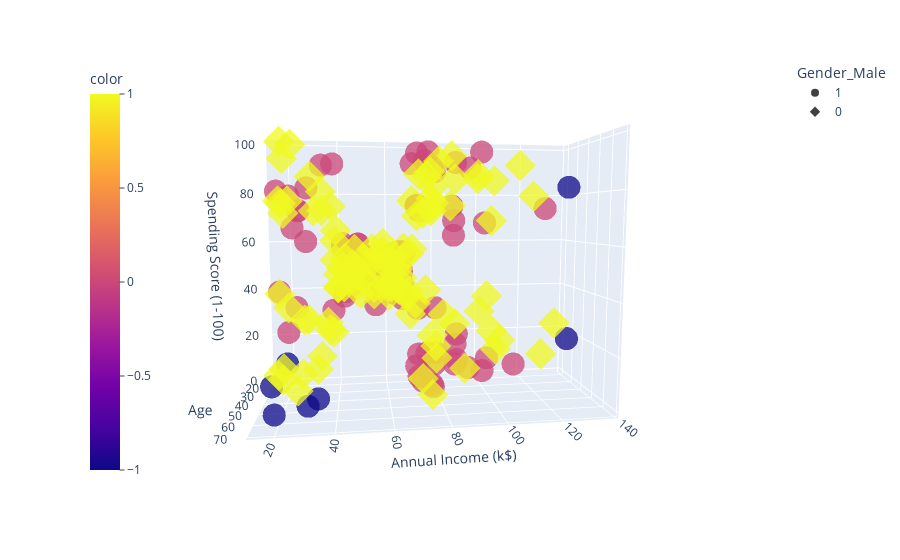

Write notebook code for a chart like this one.
### Code cell
import plotly.express as px
fig = px.scatter_3d(df, x='Age', y='Annual Income (k$)', z='Spending Score (1-100)', color=dbscan.labels_, symbol='Gender_Male', opacity=0.75)
fig.update_layout(coloraxis_colorbar=dict(yanchor="top", y=1, x=0, ticks="outside"))
# fig.show()

### Figure 1 — Plotly figure (JSON) as saved in the notebook; plotly's stock layout.template omitted (floating-point values rounded to 4 significant figures)
{"data": [{"hovertemplate": "Gender_Male=1<br>Age=%{x}<br>Annual Income (k$)=%{y}<br>Spending Score (1-100)=%{z}<br>color=%{marker.color}<extra></extra>", "legendgroup": "1", "marker": {"color": [0, 0, -1, -1, -1, 0, 0, 0, 0, 0, 0, 0, 0, -1, -1, 0, 0, 0, 0, 0, 0, 0, 0, 0, 0, 0, 0, 0, 0, 0, 0, 0, 0, 0, 0, 0, 0, 0, 0, 0, 0, 0, 0, 0, 0, 0, 0, 0, 0, 0, 0, 0, 0, 0, 0, 0, 0, 0, 0, 0, 0, 0, 0, 0, 0, 0, 0, 0, 0, 0, 0, 0, 0, 0, 0, 0, 0, 0, 0, 0, 0, 0, 0, 0, 0, 0, -1, -1], "coloraxis": "coloraxis", "opacity": 0.75, "symbol": "circle"}, "mode": "markers", "name": "1", "scene": "scene", "showlegend": true, "type": "scatter3d", "x": [19, 21, 64, 67, 37, 22, 20, 52, 35, 25, 31, 29, 35, 60, 53, 18, 24, 48, 33, 59, 47, 69, 53, 70, 19, 63, 18, 19, 70, 59, 26, 40, 57, 38, 67, 48, 18, 48, 24, 48, 20, 67, 26, 49, 54, 68, 66, 65, 19, 27, 39, 43, 40, 59, 38, 47, 39, 20, 32, 19, 32, 25, 28, 48, 34, 43, 39, 37, 34, 19, 50, 42, 32, 40, 28, 36, 36, 58, 27, 59, 35, 46, 30, 28, 33, 32, 32, 30], "y": [15, 15, 19, 19, 20, 20, 21, 23, 24, 24, 25, 28, 28, 30, 33, 33, 38, 39, 42, 43, 43, 44, 46, 46, 46, 48, 48, 48, 49, 54, 54, 54, 54, 54, 54, 54, 59, 60, 60, 61, 61, 62, 62, 62, 63, 63, 63, 63, 64, 67, 69, 71, 71, 71, 71, 71, 71, 73, 73, 74, 75, 77, 77, 77, 78, 78, 78, 78, 78, 81, 85, 86, 87, 87, 87, 87, 87, 88, 88, 93, 93, 98, 99, 101, 113, 126, 137, 137], "z": [39, 81, 3, 14, 13, 79, 66, 29, 35, 73, 73, 82, 61, 4, 4, 92, 92, 36, 60, 60, 41, 46, 46, 56, 55, 51, 59, 59, 55, 47, 54, 48, 51, 55, 41, 46, 41, 49, 52, 42, 49, 59, 55, 56, 46, 43, 48, 52, 46, 56, 91, 35, 95, 11, 75, 9, 75, 5, 73, 10, 93, 12, 97, 36, 90, 17, 88, 1, 1, 5, 26, 20, 63, 13, 75, 10, 92, 15, 69, 14, 90, 15, 97, 68, 8, 74, 18, 83]}, {"hovertemplate": "Gender_Male=0<br>Age=%{x}<br>Annual Income (k$)=%{y}<br>Spending Score (1-100)=%{z}<br>color=%{marker.color}<extra></extra>", "legendgroup": "0", "marker": {"color": [1, 1, 1, 1, 1, 1, 1, 1, 1, 1, 1, 1, 1, 1, 1, 1, 1, 1, 1, 1, 1, 1, 1, 1, 1, 1, 1, 1, 1, 1, 1, 1, 1, 1, 1, 1, 1, 1, 1, 1, 1, 1, 1, 1, 1, 1, 1, 1, 1, 1, 1, 1, 1, 1, 1, 1, 1, 1, 1, 1, 1, 1, 1, 1, 1, 1, 1, 1, 1, 1, 1, 1, 1, 1, 1, 1, 1, 1, 1, 1, 1, 1, 1, 1, 1, 1, 1, 1, 1, 1, 1, 1, 1, 1, 1, 1, 1, 1, 1, 1, 1, 1, 1, 1, 1, 1, 1, 1, 1, 1, 1, 1], "coloraxis": "coloraxis", "opacity": 0.75, "symbol": "diamond"}, "mode": "markers", "name": "0", "scene": "scene", "showlegend": true, "type": "scatter3d", "x": [20, 23, 31, 22, 35, 23, 30, 35, 58, 24, 35, 35, 46, 54, 45, 40, 23, 21, 49, 21, 42, 30, 36, 20, 65, 31, 49, 24, 50, 27, 29, 31, 49, 31, 50, 51, 27, 67, 54, 43, 68, 32, 47, 60, 60, 45, 23, 49, 46, 21, 55, 22, 34, 50, 68, 40, 32, 47, 27, 23, 49, 21, 66, 19, 38, 18, 19, 63, 49, 51, 50, 38, 40, 23, 31, 25, 31, 29, 44, 35, 57, 28, 32, 32, 34, 44, 38, 47, 27, 30, 30, 56, 29, 31, 36, 33, 36, 52, 30, 37, 32, 29, 41, 54, 41, 36, 34, 32, 38, 47, 35, 45], "y": [16, 16, 17, 17, 18, 18, 19, 19, 20, 20, 21, 23, 25, 28, 28, 29, 29, 30, 33, 33, 34, 34, 37, 37, 38, 39, 39, 39, 40, 40, 40, 40, 42, 43, 43, 44, 46, 47, 47, 48, 48, 48, 49, 50, 50, 54, 54, 54, 54, 54, 57, 57, 58, 58, 59, 60, 60, 60, 60, 62, 62, 62, 63, 63, 64, 65, 65, 65, 65, 67, 67, 67, 69, 70, 70, 72, 72, 73, 73, 74, 75, 76, 76, 77, 78, 78, 78, 78, 78, 78, 78, 79, 79, 81, 85, 86, 87, 88, 88, 97, 97, 98, 99, 101, 103, 103, 103, 103, 113, 120, 120, 126], "z": [6, 77, 40, 76, 6, 94, 72, 99, 15, 77, 35, 98, 5, 14, 32, 31, 87, 73, 14, 81, 17, 73, 26, 75, 35, 61, 28, 65, 55, 47, 42, 42, 52, 54, 45, 50, 51, 52, 59, 50, 48, 47, 42, 49, 56, 53, 52, 42, 44, 57, 58, 55, 60, 46, 55, 40, 42, 47, 50, 41, 48, 42, 50, 54, 42, 48, 50, 43, 59, 43, 57, 40, 58, 29, 77, 34, 71, 88, 7, 72, 5, 40, 87, 74, 22, 20, 76, 16, 89, 78, 73, 35, 83, 93, 75, 95, 27, 13, 86, 32, 86, 88, 39, 24, 17, 85, 23, 69, 91, 16, 79, 28]}], "layout": {"autosize": true, "coloraxis": {"colorbar": {"ticks": "outside", "title": {"text": "color"}, "x": 0, "y": 1, "yanchor": "top"}, "colorscale": [[0, "#0d0887"], [0.1111, "#46039f"], [0.2222, "#7201a8"], [0.3333, "#9c179e"], [0.4444, "#bd3786"], [0.5556, "#d8576b"], [0.6667, "#ed7953"], [0.7778, "#fb9f3a"], [0.8889, "#fdca26"], [1, "#f0f921"]]}, "legend": {"title": {"text": "Gender_Male"}, "tracegroupgap": 0}, "margin": {"t": 60}, "scene": {"aspectmode": "auto", "aspectratio": {"x": 0.6093, "y": 1.429, "z": 1.148}, "camera": {"center": {"x": 0, "y": 0, "z": 0}, "eye": {"x": 2.133, "y": -0.2954, "z": 0.2294}, "projection": {"type": "perspective"}, "up": {"x": 0, "y": 0, "z": 1}}, "domain": {"x": [0, 1], "y": [0, 1]}, "xaxis": {"title": {"text": "Age"}, "type": "linear"}, "yaxis": {"title": {"text": "Annual Income (k$)"}, "type": "linear"}, "zaxis": {"title": {"text": "Spending Score (1-100)"}, "type": "linear"}}}}
